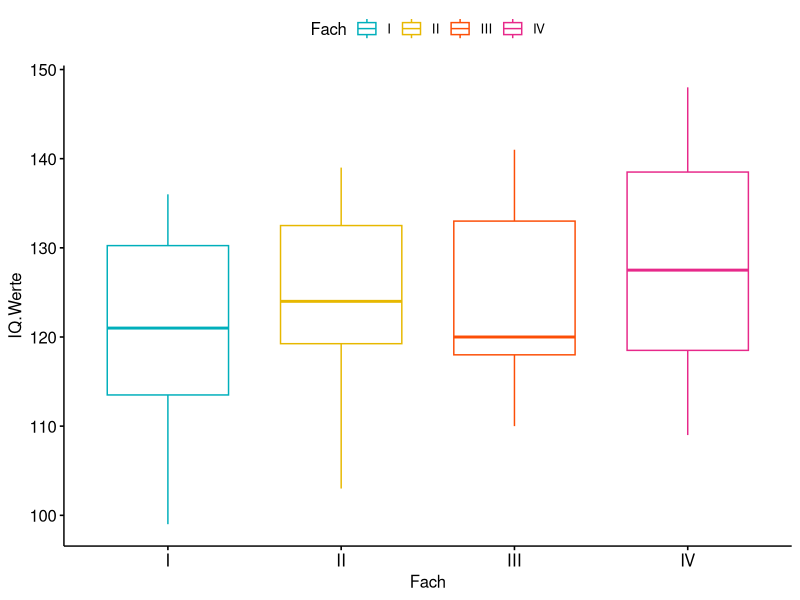
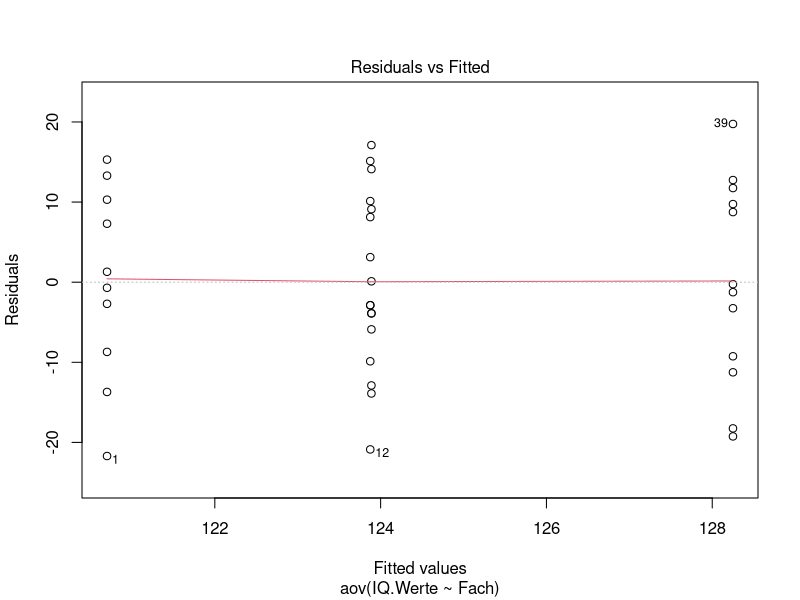
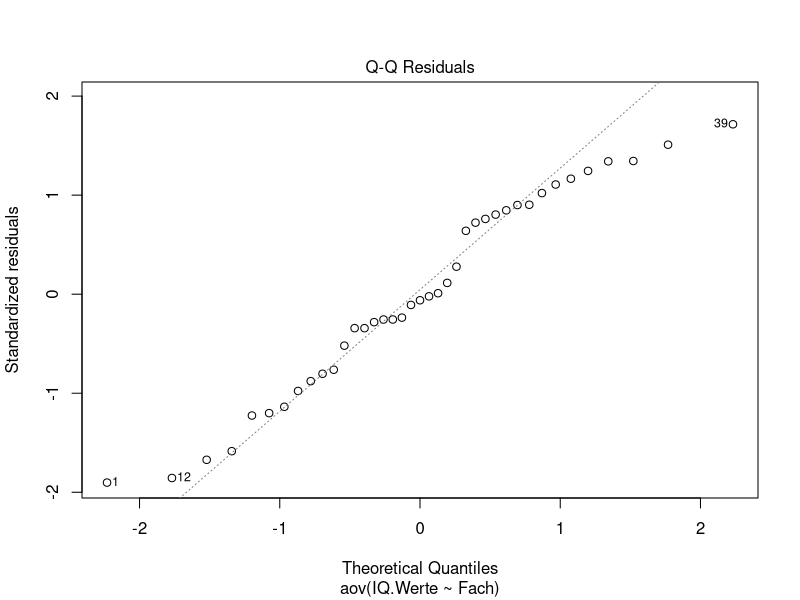
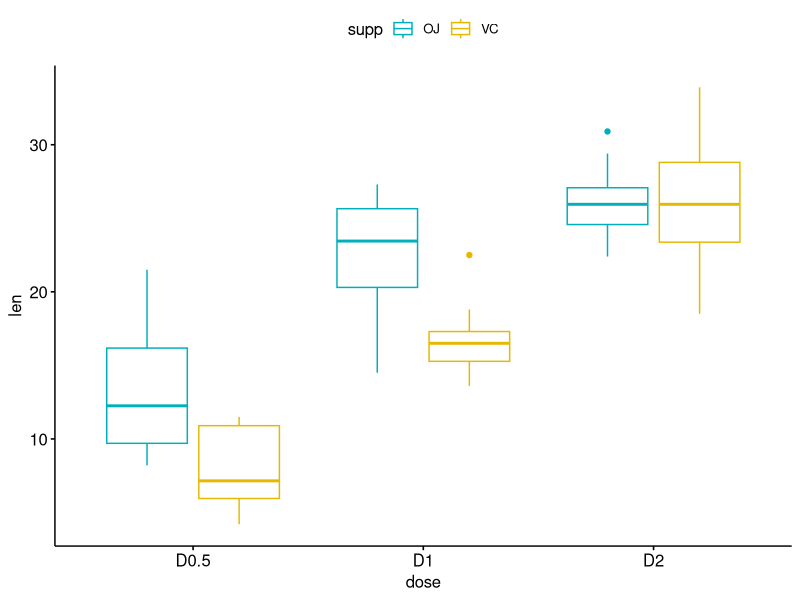
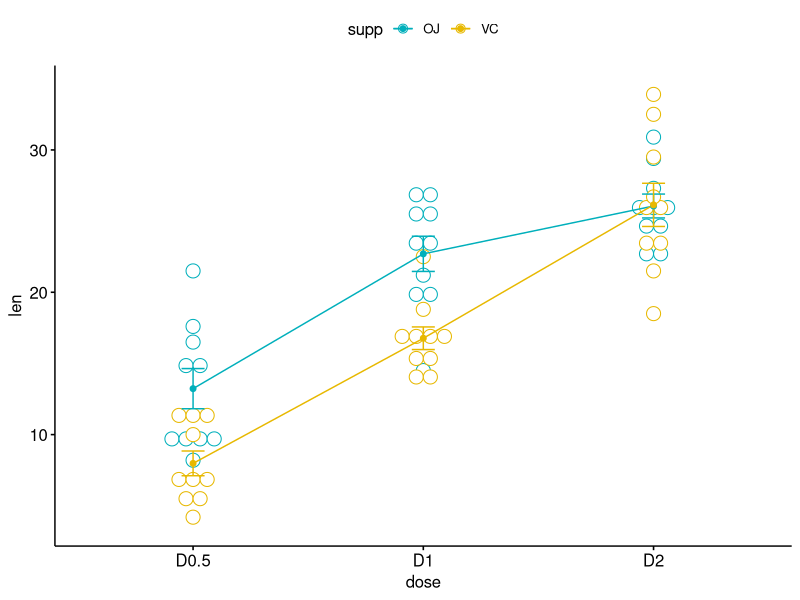
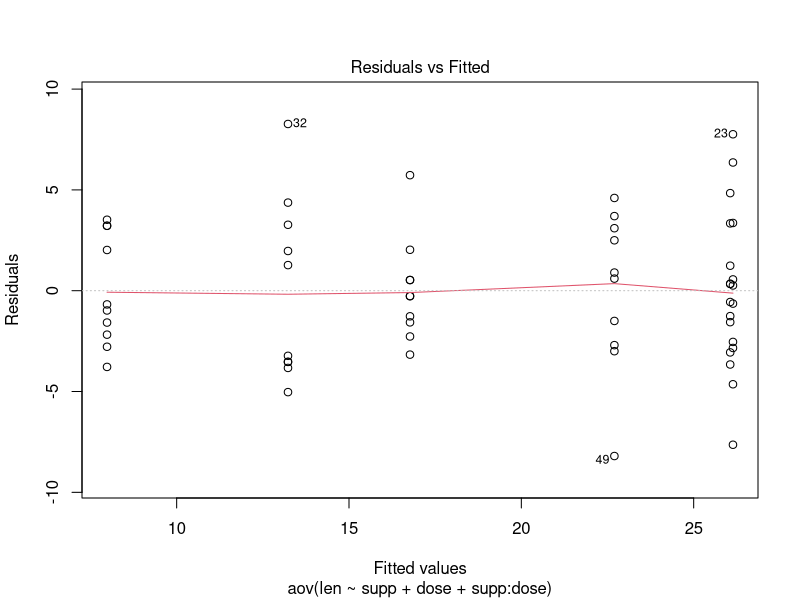
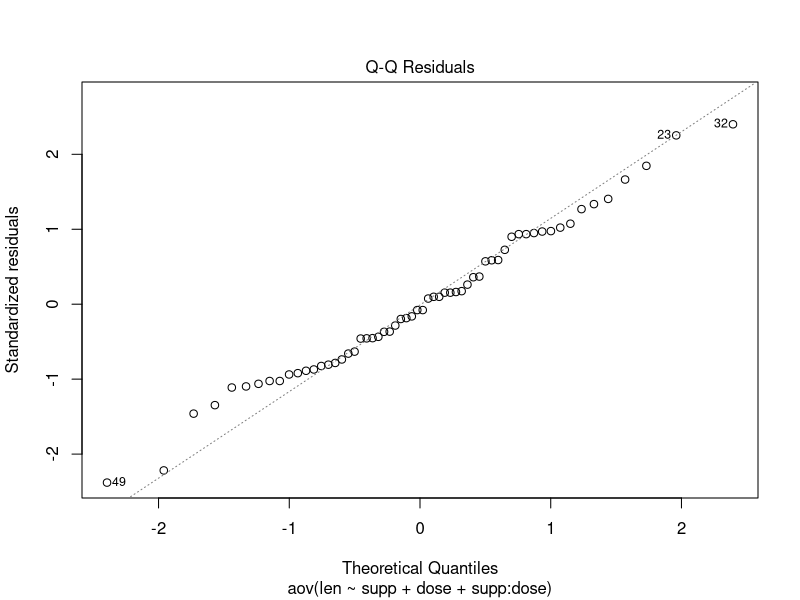

Recreate these plots in R, in order. (Note: this script raises an error after producing the figures.)
## ---- chunk 1
## Date exploration

Intelligenz <- data.frame(IQ.Werte=c(99, 131, 118, 112, 128, 136, 120, 107,
                                     134, 122,134, 103, 127, 121, 139, 114, 
                                     121, 132,120, 133, 110, 141, 118, 124, 
                                     111, 138, 120,117, 125, 140, 109, 128, 
                                     137, 110, 138, 127, 141, 119, 148),
                             Fach=c(rep(1,10),rep(2,8),rep(3,9),rep(4,12)))
Intelligenz$Fach <- factor(Intelligenz$Fach,labels=c("I", "II", "III","IV"))

## Compute summary statistics
library(dplyr)
group_by(Intelligenz, Fach) %>%
  summarise(
    count = n(),
    mean = mean(IQ.Werte, na.rm = TRUE),
    sd = sd(IQ.Werte, na.rm = TRUE)
  )

## Visualize your data with ggpubr
library("ggpubr")
ggboxplot(Intelligenz, x = "Fach", y = "IQ.Werte", 
          color = "Fach", 
          palette = c("#00AFBB", "#E7B800", "#FC4E07","#E7298A"),
          order = c("I","II","III","IV"),
          ylab = "IQ.Werte", xlab = "Fach")

## Model Fitting
Intelligenz.aov <- aov(IQ.Werte~Fach, data=Intelligenz)
summary(Intelligenz.aov)
## ---- chunk 2
## Check the homogeneity of variance assumption
plot(Intelligenz.aov, 1)

## Levene’s test,  Homogeneity of variance assumption
library(car)
leveneTest(IQ.Werte ~ Fach, data = Intelligenz)

## With no assumption of equal variances
oneway.test(IQ.Werte~Fach, data=Intelligenz)
## ---- chunk 3
## Check the normality assumption
plot(Intelligenz.aov, 2)

## Shapiro–Wilk test to test residuals
## Extract the residuals and run Shapiro-Wilk test
aov_residuals <- residuals(object = Intelligenz.aov )
shapiro.test(x = aov_residuals )
## ---- chunk 4
## Date exploration
my_data <- ToothGrowth

# Show a random sample
set.seed(1234)
dplyr::sample_n(my_data, 10)

# Convert dose as a factor and recode the levels
my_data$dose <- factor(my_data$dose, 
                  levels = c(0.5, 1, 2),
                  labels = c("D0.5", "D1", "D2"))
                  
## Compute mean and SD by groups using dplyr R package:
require("dplyr")
group_by(my_data, supp, dose) %>%
  summarise(
    count = n(),
    mean = mean(len, na.rm = TRUE),
    sd = sd(len, na.rm = TRUE)
  )
  
                  
# Visualize data
library("ggpubr")
ggboxplot(my_data, x = "dose", y = "len", color = "supp",
          palette = c("#00AFBB", "#E7B800"))

## Two-way interaction plot
library("ggpubr")
ggline(my_data, x = "dose", y = "len", color = "supp",
       add = c("mean_se", "dotplot"),
       palette = c("#00AFBB", "#E7B800"))

## Model Fitting
## Compute two-way ANOVA test
res.aov2 <- aov(len ~ supp + dose, data = my_data)
summary(res.aov2)

## Two-way ANOVA with interaction effect
res.aov3 <- aov(len ~ supp * dose, data = my_data)
res.aov3 <- aov(len ~ supp + dose + supp:dose, data = my_data)
summary(res.aov3)

  ## dose的p值<2e-16（显着），表明剂量水平与显着不同的牙齿长度len 有关。
  ## supp * dose之间相互作用的p值为0.02（显着），表明dose与牙齿长度len之间的关系取决于supp方法
  ## 在交互作用不明显的情况下，应使用加性模型。

## Diagnosis
## 1. Compute mean and SD by groups using dplyr R package:
require("dplyr")
group_by(my_data, supp, dose) %>%
  summarise(
    count = n(),
    mean = mean(len, na.rm = TRUE),
    sd = sd(len, na.rm = TRUE)
  )
model.tables(res.aov3, type="means", se = TRUE)

## 2. Multiple Test
pairwise.t.test(my_data$len, my_data$dose,
                p.adjust.method = "BH")

## Multiple pairwise-comparison between the means of groups
TukeyHSD(res.aov3, which = "dose")

library(multcomp)
summary(glht(res.aov2, linfct = mcp(dose = "Tukey")))

## 3. Homogeneity and normality
## Check the homogeneity of variance assumption (outliers)
plot(res.aov3, 1)

## Levene’s test to check the homogeneity of variances.
library(car)
leveneTest(len ~ supp*dose, data = my_data)

## Check the normality assumpttion
plot(res.aov3, 2)

# Extract the residuals, Shapiro-Wilk test
aov_residuals <- residuals(object = res.aov3)
shapiro.test(x = aov_residuals )
## ---- chunk 5
knitr::include_graphics("./02_Plots/Unbalanced_ANOVA.png")
